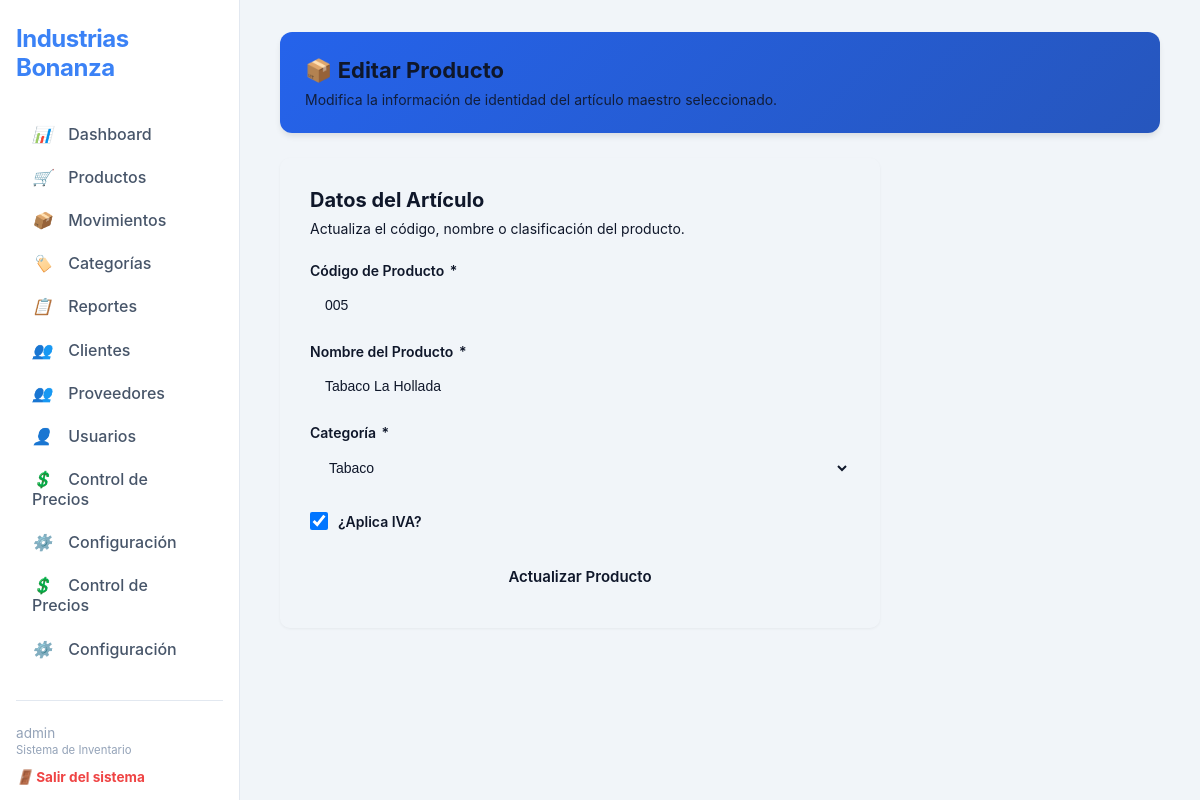
Screenshot of /index.php?controller=producto&action=formEditar&id=5 (signed in) with the database file from the repository.
### tables this page shows
CREATE TABLE `productos` (
  `id_producto` int(11) NOT NULL AUTO_INCREMENT,
  `codigo` varchar(50) NOT NULL,
  `nombre` varchar(150) NOT NULL,
  `id_categoria` int(11) NOT NULL,
  `precio_compra` decimal(10,2) NOT NULL,
  `precio_venta` decimal(10,2) NOT NULL DEFAULT 0.00,
  `aplica_iva` tinyint(1) DEFAULT 1,
  `stock_actual` int(11) DEFAULT 0,
  `stock_minimo` int(11) DEFAULT 5,
  `estado` tinyint(1) DEFAULT 1,
  `create_at` timestamp NOT NULL DEFAULT current_timestamp(),
  PRIMARY KEY (`id_producto`),
  UNIQUE KEY `codigo` (`codigo`),
  KEY `id_categoria` (`id_categoria`),
  CONSTRAINT `productos_ibfk_1` FOREIGN KEY (`id_categoria`) REFERENCES `categorias` (`id_categoria`) ON UPDATE CASCADE
);

CREATE TABLE `categorias` (
  `id_categoria` int(11) NOT NULL AUTO_INCREMENT,
  `nombre` varchar(50) NOT NULL,
  `descripcion` varchar(255) DEFAULT NULL,
  `estado` tinyint(1) DEFAULT 1,
  PRIMARY KEY (`id_categoria`)
);

### app/model/productoModel.php (called while the page is built, shortened)
<?php
Class productoModel{
    private $pdo;
    public function __construct($pdo){
        $this->pdo = $pdo;
    }
    public function obtenerProductoPorId($id_producto){
        $sql = "SELECT * FROM productos WHERE id_producto = :id_producto";
        $stmt = $this->pdo->prepare($sql);
        $stmt->execute([':id_producto' => $id_producto]);
        return $stmt->fetch(PDO::FETCH_ASSOC);
    }
}
    ?>

### app/model/categoriaModel.php (called while the page is built, shortened)
<?php
    class CategoriaModel{
        private $pdo;
        public function __construct($pdo){
            $this->pdo = $pdo;
        }
        public function getAll(){
            $stmt = $this->pdo->query("SELECT * FROM categorias  ORDER BY nombre ASC");
            return $stmt->fetchAll(PDO::FETCH_ASSOC);
        }
}
?>

### app/views/producto/editarProducto.php (the view, shortened to what this page needs)
<!DOCTYPE html>
<html lang="es">
<head>
    <link rel="stylesheet" href="assets/css/dashboard.css" />
</head>
<body>
    <?php require_once __DIR__ . '/../layouts/sidebar.php'; ?>
    <main class="main">
        <div class="welcome-card">
            <h1>📦 Editar Producto</h1>
            <p>Modifica la información de identidad del artículo maestro seleccionado.</p>
        </div>
        <div class="data-panel">
            <h3>Datos del Artículo</h3>
            <p>Actualiza el código, nombre o clasificación del producto.</p>
            <form action="index.php?controller=producto&action=actualizarProducto" method="POST">
                <div class="form-group">
                    <label class="form-label" for="codigo">Código de Producto <span class="required">*</span></label>
                    <input type="text" id="codigo" name="codigo" class="form-control"
                           value="<?= htmlspecialchars($producto['codigo'] ?? '') ?>"
                           placeholder="Ej. PROD-001" required>
                </div>
                <div class="form-group">
                    <label class="form-label" for="nombre">Nombre del Producto <span class="required">*</span></label>
                    <input type="text" id="nombre" name="nombre" class="form-control"
                           value="<?= htmlspecialchars($producto['nombre'] ?? '') ?>"
                           placeholder="Ej. Harina Pan 1Kg" required>
                </div>
                <div class="form-group">
                    <label class="form-label" for="id_categoria">Categoría <span class="required">*</span></label>
                    <select id="id_categoria" name="id_categoria" class="form-control" required>
                        <?php if(!empty($categorias)): ?>
                            <?php foreach($categorias as $cat): ?>
                                <option value="<?= $cat['id_categoria'] ?>"
                                    <?= (isset($producto['id_categoria']) && $producto['id_categoria'] == $cat['id_categoria']) ? 'selected' : '' ?>>
                                    <?= htmlspecialchars($cat['nombre']) ?>
                                </option>
                            <?php endforeach; ?>
                        <?php endif; ?>
                    </select>
                </div>
                <div class="form-group checkbox-group">
                    <input type="checkbox" id="aplica_iva" name="aplica_iva" value="1"
                           <?= (!empty($producto['aplica_iva']) && $producto['aplica_iva'] == 1) ? 'checked' : '' ?>>
                    <label class="form-label" for="aplica_iva">¿Aplica IVA?</label>
                </div>
                <button type="submit" class="btn-primary">Actualizar Producto</button>
            </form>
        </div>
    </main>
</body>
</html>

### public/assets/css/dashboard.css (style rules this page uses)
* { margin: 0; padding: 0; box-sizing: border-box; }
body { font-family: 'Inter', system-ui, -apple-system, sans-serif; background: #f1f5f9; color: #0f172a; display: flex; min-height: 100vh; }
button { cursor: pointer; border: none; background: none; font-family: inherit; }
.main { flex: 1; padding: 2rem 2.5rem; overflow-y: auto; }

### app/views/producto/editarProducto.php (style rules this page uses)
.data-panel { background-color: var(--white); padding: 30px; border-radius: 10px; border: 1px solid var(--border); box-shadow: 0 1px 3px rgba(0, 0, 0, 0.05); max-width: 600px; margin-top: 20px; }
.data-panel h3 { color: var(--text-dark); font-size: 20px; margin-bottom: 8px; }
.data-panel p { color: var(--text-light); font-size: 14px; margin-bottom: 25px; }
.welcome-card { background: linear-gradient(135deg, #2563eb, #2656bd); color: var(--white); padding: 25px; border-radius: 12px; margin-bottom: 25px; box-shadow: 0 4px 6px -1px rgba(0, 0, 0, 0.1); }
.welcome-card h1 { font-size: 22px; margin-bottom: 8px; }
.welcome-card p { opacity: 0.9; font-size: 14px; }
.form-group { margin-bottom: 20px; }
.checkbox-group { display: flex; align-items: center; gap: 10px; margin-top: 25px; margin-bottom: 25px; }
.checkbox-group input[type="checkbox"] { width: 18px; height: 18px; cursor: pointer; }
.checkbox-group label { margin-bottom: 0; cursor: pointer; }
.form-label { display: block; margin-bottom: 8px; font-weight: 600; color: var(--text-dark); font-size: 14px; }
.form-label .required { color: var(--danger); margin-left: 2px; }
.form-control { width: 100%; padding: 10px 15px; border: 1px solid var(--border); border-radius: 6px; outline: none; font-size: 14px; color: var(--text-dark); transition: border 0.2s, box-shadow 0.2s; background-color: var(--white); }
.form-control::placeholder { color: var(--text-light); }
.btn-primary { background-color: var(--primary); color: var(--white); border: none; padding: 12px 20px; border-radius: 6px; font-weight: 600; cursor: pointer; transition: all 0.3s ease; width: 100%; font-size: 15px; }

### rows the page displays
productos: codigo "005", nombre "Tabaco La Hollada", id_categoria "Tabaco", aplica_iva "☑"

### other values shown
$_SESSION['username'] "admin"
